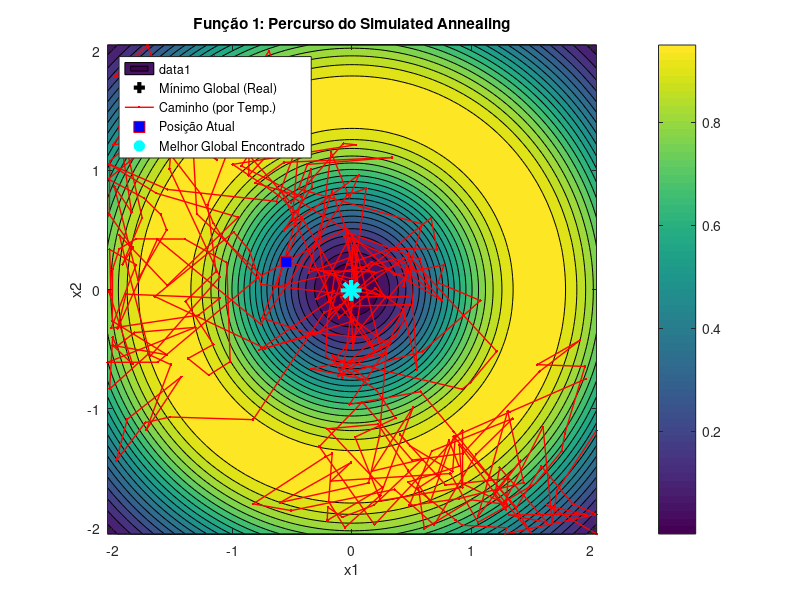
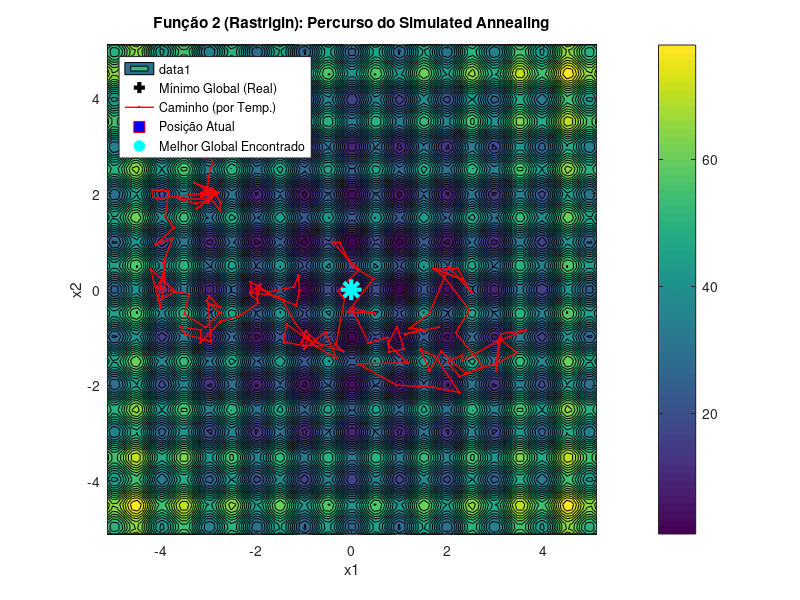

The MATLAB source for these figures, in order:
% Script para VISUALIZAR o algoritmo Simulated Annealing (SA),
% iteração a iteração (por ciclo de temperatura).
clear;
clc;
close all;

% --- Parâmetros do Algoritmo (Valores de exemplo) ---
% Parâmetros sugeridos no protocolo [cite: 31]
T_inicial = 100;    % Temperatura inicial
T_min = 0.1;      % Temperatura mínima (critério de paragem)
alfa = 0.98;      % Fator de decaimento (0.8 = rápido, 0.99 = lento)
nRep = 50;        % N. de repetições por temperatura
STEP_SIZE = 0.1;    % Tamanho do passo
PAUSE_TIME = 0.01;  % Pausa entre CADA ciclo de temperatura

% (Assuma que as funções fobj_F1 e fobj_F2 estão definidas ou no path)

% =========================================================================
% --- Visualização para a FUNÇÃO 1 ---
% =========================================================================
fprintf('A visualizar Simulated Annealing para a Função 1...\n');
fprintf('Pressione qualquer tecla para avançar para a F2.\n');

% Intervalos da F1
interval_min_F1 = -2.048;
interval_max_F1 = 2.048;

% 1. Desenhar o "mapa" da função
figure('Name', 'Visualização Simulated Annealing - Função 1');
[X, Y] = meshgrid(linspace(interval_min_F1, interval_max_F1, 100));
fobj_F1_vec = @(x,y) 0.5 + ((sin(sqrt(x.^2+y.^2))).^2-0.5) ./ ((1+0.001.*(x.^2+y.^2)).^2);
Z = fobj_F1_vec(X, Y);
contourf(X, Y, Z, 20);
colorbar;
hold on;
axis equal;
title('Função 1: Percurso do Simulated Annealing');
xlabel('x1');
ylabel('x2');

% Marcar o mínimo global REAL
plot(0, 0, 'k+', 'MarkerSize', 15, 'LineWidth', 3, 'DisplayName', 'Mínimo Global (Real)');

% 2. Gerar solução inicial aleatória
current_sol_x = interval_min_F1 + (interval_max_F1 - interval_min_F1) * rand();
current_sol_y = interval_min_F1 + (interval_max_F1 - interval_min_F1) * rand();
current_fit = fobj_F1_vec(current_sol_x, current_sol_y);

global_best_fit_F1 = current_fit;
global_best_sol_F1 = [current_sol_x, current_sol_y];

T = T_inicial;

% Handles (referências) para os plots que vamos animar
path_x = [current_sol_x];
path_y = [current_sol_y];
h_path = plot(path_x, path_y, 'r.-', 'LineWidth', 1, 'DisplayName', 'Caminho (por Temp.)');
h_current = plot(current_sol_x, current_sol_y, 'rs', 'MarkerSize', 8, 'MarkerFaceColor', 'r', 'DisplayName', 'Posição Atual');

% 3. Loop Principal - ARREFECIMENTO
while T > T_min
    
    % 4. Loop Interno - Repetições na mesma temperatura
    for i = 1:nRep
        
        % Gerar vizinho
        neighbor_x = current_sol_x + (rand() - 0.5) * 2 * STEP_SIZE;
        neighbor_y = current_sol_y + (rand() - 0.5) * 2 * STEP_SIZE;
        neighbor_x = max(interval_min_F1, min(interval_max_F1, neighbor_x));
        neighbor_y = max(interval_min_F1, min(interval_max_F1, neighbor_y));
        
        neighbor_fit = fobj_F1_vec(neighbor_x, neighbor_y);
        
        % Calcular dE 
        dE = neighbor_fit - current_fit;
        
        % Decisão do SA
        if (dE < 0)
            % Aceita melhor
            current_sol_x = neighbor_x;
            current_sol_y = neighbor_y;
            current_fit = neighbor_fit;
            
            % Atualizar melhor global
            if current_fit < global_best_fit_F1
                global_best_fit_F1 = current_fit;
                global_best_sol_F1 = [current_sol_x, current_sol_y];
            end
        else
            % Aceita pior com probabilidade p
            p = exp(-dE / T); % 
            if (rand() < p)
                current_sol_x = neighbor_x;
                current_sol_y = neighbor_y;
                current_fit = neighbor_fit;
            end
        end
    end % Fim do loop nRep
    
    % --- AQUI ACONTECE A ANIMAÇÃO (1x por ciclo de Temp.) ---
    path_x(end+1) = current_sol_x;
    path_y(end+1) = current_sol_y;
    
    set(h_path, 'XData', path_x, 'YData', path_y);
    set(h_current, 'XData', current_sol_x, 'YData', current_sol_y);
    
    % Bónus: Mudar a cor do marcador de Vermelho (quente) para Azul (frio)
    temp_ratio = max(0, (T - T_min) / (T_inicial - T_min)); % Normaliza 0-1
    set(h_current, 'MarkerFaceColor', [temp_ratio, 0, 1-temp_ratio]);
    
    drawnow;
    pause(PAUSE_TIME);
    % --- FIM DA ANIMAÇÃO ---
    
    % 5. Arrefecer
    T = T * alfa; % [cite: 31]
    
end % Fim do loop de arrefecimento

% 6. Marcar o melhor global ENCONTRADO
plot(global_best_sol_F1(1), global_best_sol_F1(2), 'c*', 'MarkerSize', 15, 'LineWidth', 3, 'DisplayName', 'Melhor Global Encontrado');
legend('Location', 'northwest');
hold off;

% =========================================================================
% --- Visualização para a FUNÇÃO 2 (Rastrigin) ---
% =========================================================================
% =========================================================================
% --- Visualização para a FUNÇÃO 2 (Rastrigin) ---
% =========================================================================
pause; % Espera que o utilizador pressione uma tecla
fprintf('A visualizar Simulated Annealing para a Função 2...\n');

% Intervalos da F2 
interval_min_F2 = -5.12; 
interval_max_F2 = 5.12;

% 1. Desenhar o "mapa" da função
figure('Name', 'Visualização Simulated Annealing - Função 2');
[X, Y] = meshgrid(linspace(interval_min_F2, interval_max_F2, 100));

% Definir a função F2 de forma vetorizada 
% f2(x, y) = 20 + (x² - 10cos2πx) + (y² – 10cos2πy)
fobj_F2_vec = @(x,y) (20 + (x.^2 - 10*cos(2*pi.*x)) + (y.^2 - 10*cos(2*pi.*y)));

Z = fobj_F2_vec(X, Y);
contourf(X, Y, Z, 30); % Mais níveis de contorno
colorbar;
hold on;
axis equal;
title('Função 2 (Rastrigin): Percurso do Simulated Annealing'); % Título corrigido
xlabel('x1');
ylabel('x2');

% Marcar o mínimo global REAL
plot(0, 0, 'k+', 'MarkerSize', 15, 'LineWidth', 3, 'DisplayName', 'Mínimo Global (Real)');

% 2. Gerar solução inicial aleatória
current_sol_x = interval_min_F2 + (interval_max_F2 - interval_min_F2) * rand();
current_sol_y = interval_min_F2 + (interval_max_F2 - interval_min_F2) * rand();
current_fit = fobj_F2_vec(current_sol_x, current_sol_y); % Usa a função F2

global_best_fit_F2 = current_fit;
global_best_sol_F2 = [current_sol_x, current_sol_y];

T = T_inicial;

% Handles (referências) para os plots que vamos animar
path_x = [current_sol_x];
path_y = [current_sol_y];
h_path = plot(path_x, path_y, 'r.-', 'LineWidth', 1, 'DisplayName', 'Caminho (por Temp.)');
h_current = plot(current_sol_x, current_sol_y, 'rs', 'MarkerSize', 8, 'MarkerFaceColor', 'r', 'DisplayName', 'Posição Atual');

% 3. Loop Principal - ARREFECIMENTO
while T > T_min
    
    % 4. Loop Interno - Repetições na mesma temperatura
    for i = 1:nRep
        
        % Gerar vizinho
        neighbor_x = current_sol_x + (rand() - 0.5) * 2 * STEP_SIZE;
        neighbor_y = current_sol_y + (rand() - 0.5) * 2 * STEP_SIZE;
        neighbor_x = max(interval_min_F2, min(interval_max_F2, neighbor_x)); % Limites F2
        neighbor_y = max(interval_min_F2, min(interval_max_F2, neighbor_y)); % Limites F2
        
        neighbor_fit = fobj_F2_vec(neighbor_x, neighbor_y); % Usa a função F2
        
        % Calcular dE
        dE = neighbor_fit - current_fit;
        
        % Decisão do SA
        if (dE < 0)
            % Aceita melhor
            current_sol_x = neighbor_x;
            current_sol_y = neighbor_y;
            current_fit = neighbor_fit;
            
            % Atualizar melhor global
            if current_fit < global_best_fit_F2
                global_best_fit_F2 = current_fit;
                global_best_sol_F2 = [current_sol_x, current_sol_y];
            end
        else
            % Aceita pior com probabilidade p
            p = exp(-dE / T);
            if (rand() < p)
                current_sol_x = neighbor_x;
                current_sol_y = neighbor_y;
                current_fit = neighbor_fit;
            end
        end
    end % Fim do loop nRep
    
    % --- ANIMAÇÃO (1x por ciclo de Temp.) ---
    path_x(end+1) = current_sol_x;
    path_y(end+1) = current_sol_y;
    
    set(h_path, 'XData', path_x, 'YData', path_y);
    set(h_current, 'XData', current_sol_x, 'YData', current_sol_y);
    
    temp_ratio = max(0, (T - T_min) / (T_inicial - T_min));
    set(h_current, 'MarkerFaceColor', [temp_ratio, 0, 1-temp_ratio]);
    
    drawnow;
    pause(PAUSE_TIME);
    % --- FIM DA ANIMAÇÃO ---
    
    % 5. Arrefecer
    T = T * alfa;
    
end % Fim do loop de arrefecimento

% 6. Marcar o melhor global ENCONTRADO
% Corrigido: global_best_sol_F2(2)
plot(global_best_sol_F2(1), global_best_sol_F2(2), 'c*', 'MarkerSize', 15, 'LineWidth', 3, 'DisplayName', 'Melhor Global Encontrado');
legend('Location', 'northwest');
hold off;

fprintf('Visualização concluída.\n');